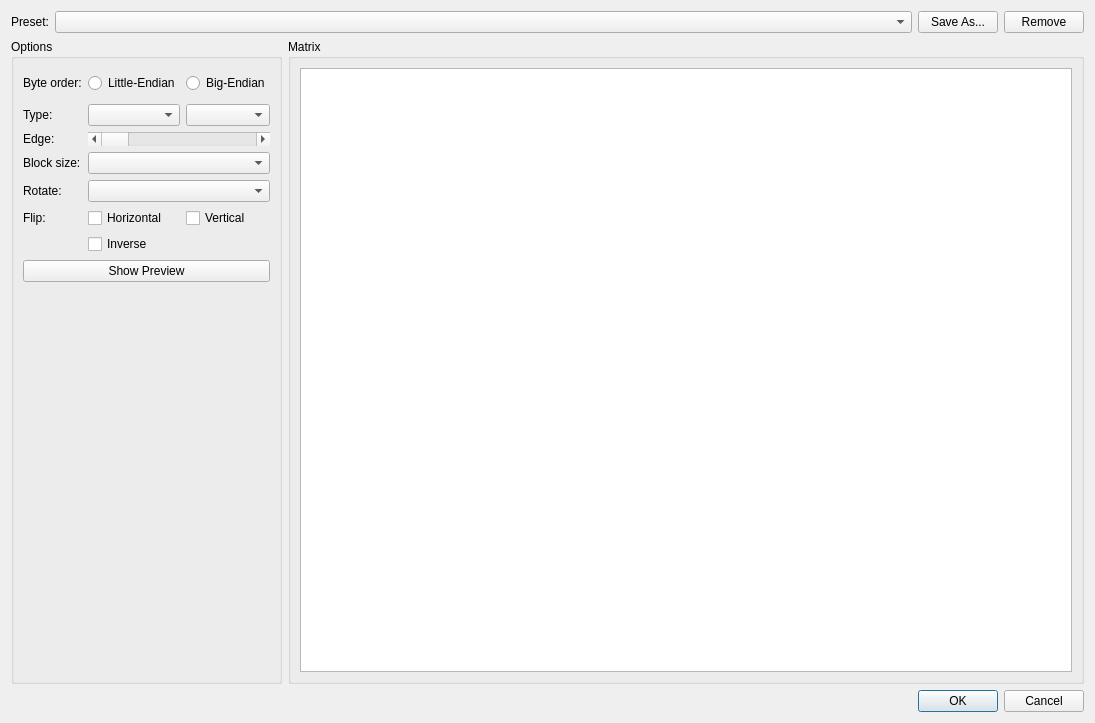
<?xml version="1.0" encoding="UTF-8"?>
<ui version="4.0">
 <class>DialogConvert2</class>
 <widget class="QDialog" name="DialogConvert2">
  <property name="geometry">
   <rect>
    <x>0</x>
    <y>0</y>
    <width>1095</width>
    <height>723</height>
   </rect>
  </property>
  <property name="windowTitle">
   <string>Dialog</string>
  </property>
  <layout class="QVBoxLayout" name="verticalLayout">
   <item>
    <layout class="QHBoxLayout" name="horizontalLayout">
     <item>
      <widget class="QLabel" name="label">
       <property name="sizePolicy">
        <sizepolicy hsizetype="Minimum" vsizetype="Preferred">
         <horstretch>0</horstretch>
         <verstretch>0</verstretch>
        </sizepolicy>
       </property>
       <property name="text">
        <string>Preset:</string>
       </property>
      </widget>
     </item>
     <item>
      <widget class="QComboBox" name="comboBoxPresets">
       <property name="sizePolicy">
        <sizepolicy hsizetype="Expanding" vsizetype="Fixed">
         <horstretch>0</horstretch>
         <verstretch>0</verstretch>
        </sizepolicy>
       </property>
      </widget>
     </item>
     <item>
      <widget class="QPushButton" name="pushButtonPresetSaveAs">
       <property name="text">
        <string>Save As...</string>
       </property>
      </widget>
     </item>
     <item>
      <widget class="QPushButton" name="pushButtonPresetRemove">
       <property name="text">
        <string>Remove</string>
       </property>
      </widget>
     </item>
    </layout>
   </item>
   <item>
    <layout class="QHBoxLayout" name="horizontalLayout_2">
     <item>
      <widget class="QGroupBox" name="groupBox_2">
       <property name="title">
        <string>Options</string>
       </property>
       <layout class="QGridLayout" name="gridLayout">
        <item row="0" column="0">
         <widget class="QLabel" name="label_3">
          <property name="text">
           <string>Byte order:</string>
          </property>
         </widget>
        </item>
        <item row="0" column="1">
         <widget class="QRadioButton" name="radioButtonLittleEndian">
          <property name="minimumSize">
           <size>
            <width>0</width>
            <height>30</height>
           </size>
          </property>
          <property name="text">
           <string>Little-Endian</string>
          </property>
         </widget>
        </item>
        <item row="0" column="2">
         <widget class="QRadioButton" name="radioButtonBigEndian">
          <property name="minimumSize">
           <size>
            <width>0</width>
            <height>30</height>
           </size>
          </property>
          <property name="text">
           <string>Big-Endian</string>
          </property>
         </widget>
        </item>
        <item row="1" column="0">
         <widget class="QLabel" name="label_4">
          <property name="text">
           <string>Type:</string>
          </property>
         </widget>
        </item>
        <item row="1" column="1">
         <widget class="QComboBox" name="comboBoxConversionType"/>
        </item>
        <item row="1" column="2">
         <widget class="QComboBox" name="comboBoxMonochromeType"/>
        </item>
        <item row="2" column="0">
         <widget class="QLabel" name="label_10">
          <property name="text">
           <string>Edge:</string>
          </property>
         </widget>
        </item>
        <item row="3" column="0">
         <widget class="QLabel" name="label_6">
          <property name="text">
           <string>Block size:</string>
          </property>
         </widget>
        </item>
        <item row="4" column="0">
         <widget class="QLabel" name="label_11">
          <property name="text">
           <string>Rotate:</string>
          </property>
         </widget>
        </item>
        <item row="5" column="0">
         <widget class="QLabel" name="label_5">
          <property name="text">
           <string>Flip:</string>
          </property>
         </widget>
        </item>
        <item row="5" column="1">
         <widget class="QCheckBox" name="checkBoxFlipHorizontal">
          <property name="sizePolicy">
           <sizepolicy hsizetype="Preferred" vsizetype="Fixed">
            <horstretch>0</horstretch>
            <verstretch>0</verstretch>
           </sizepolicy>
          </property>
          <property name="text">
           <string>Horizontal</string>
          </property>
         </widget>
        </item>
        <item row="5" column="2">
         <widget class="QCheckBox" name="checkBoxFlipVertical">
          <property name="sizePolicy">
           <sizepolicy hsizetype="Preferred" vsizetype="Fixed">
            <horstretch>0</horstretch>
            <verstretch>0</verstretch>
           </sizepolicy>
          </property>
          <property name="text">
           <string>Vertical</string>
          </property>
         </widget>
        </item>
        <item row="6" column="1">
         <widget class="QCheckBox" name="checkBoxInverse">
          <property name="sizePolicy">
           <sizepolicy hsizetype="Preferred" vsizetype="Fixed">
            <horstretch>0</horstretch>
            <verstretch>0</verstretch>
           </sizepolicy>
          </property>
          <property name="text">
           <string>Inverse</string>
          </property>
         </widget>
        </item>
        <item row="8" column="1">
         <spacer name="verticalSpacer">
          <property name="orientation">
           <enum>Qt::Vertical</enum>
          </property>
          <property name="sizeHint" stdset="0">
           <size>
            <width>20</width>
            <height>40</height>
           </size>
          </property>
         </spacer>
        </item>
        <item row="2" column="1" colspan="2">
         <widget class="QScrollBar" name="horizontalScrollBarEdge">
          <property name="orientation">
           <enum>Qt::Horizontal</enum>
          </property>
         </widget>
        </item>
        <item row="3" column="1" colspan="2">
         <widget class="QComboBox" name="comboBoxBlockSize"/>
        </item>
        <item row="4" column="1" colspan="2">
         <widget class="QComboBox" name="comboBoxRotate"/>
        </item>
        <item row="7" column="0" colspan="3">
         <widget class="QPushButton" name="pushButtonPreview">
          <property name="text">
           <string>Show Preview</string>
          </property>
         </widget>
        </item>
       </layout>
      </widget>
     </item>
     <item>
      <widget class="QGroupBox" name="groupBox">
       <property name="title">
        <string>Matrix</string>
       </property>
       <layout class="QVBoxLayout" name="verticalLayout_2">
        <item>
         <widget class="QTableView" name="tableViewOperations">
          <property name="sizePolicy">
           <sizepolicy hsizetype="Expanding" vsizetype="MinimumExpanding">
            <horstretch>0</horstretch>
            <verstretch>0</verstretch>
           </sizepolicy>
          </property>
          <property name="alternatingRowColors">
           <bool>true</bool>
          </property>
          <attribute name="horizontalHeaderMinimumSectionSize">
           <number>20</number>
          </attribute>
         </widget>
        </item>
       </layout>
      </widget>
     </item>
    </layout>
   </item>
   <item>
    <widget class="QDialogButtonBox" name="buttonBox">
     <property name="orientation">
      <enum>Qt::Horizontal</enum>
     </property>
     <property name="standardButtons">
      <set>QDialogButtonBox::Cancel|QDialogButtonBox::Ok</set>
     </property>
    </widget>
   </item>
  </layout>
 </widget>
 <resources/>
 <connections>
  <connection>
   <sender>buttonBox</sender>
   <signal>accepted()</signal>
   <receiver>DialogConvert2</receiver>
   <slot>accept()</slot>
   <hints>
    <hint type="sourcelabel">
     <x>248</x>
     <y>254</y>
    </hint>
    <hint type="destinationlabel">
     <x>157</x>
     <y>274</y>
    </hint>
   </hints>
  </connection>
  <connection>
   <sender>buttonBox</sender>
   <signal>rejected()</signal>
   <receiver>DialogConvert2</receiver>
   <slot>reject()</slot>
   <hints>
    <hint type="sourcelabel">
     <x>316</x>
     <y>260</y>
    </hint>
    <hint type="destinationlabel">
     <x>286</x>
     <y>274</y>
    </hint>
   </hints>
  </connection>
 </connections>
</ui>
